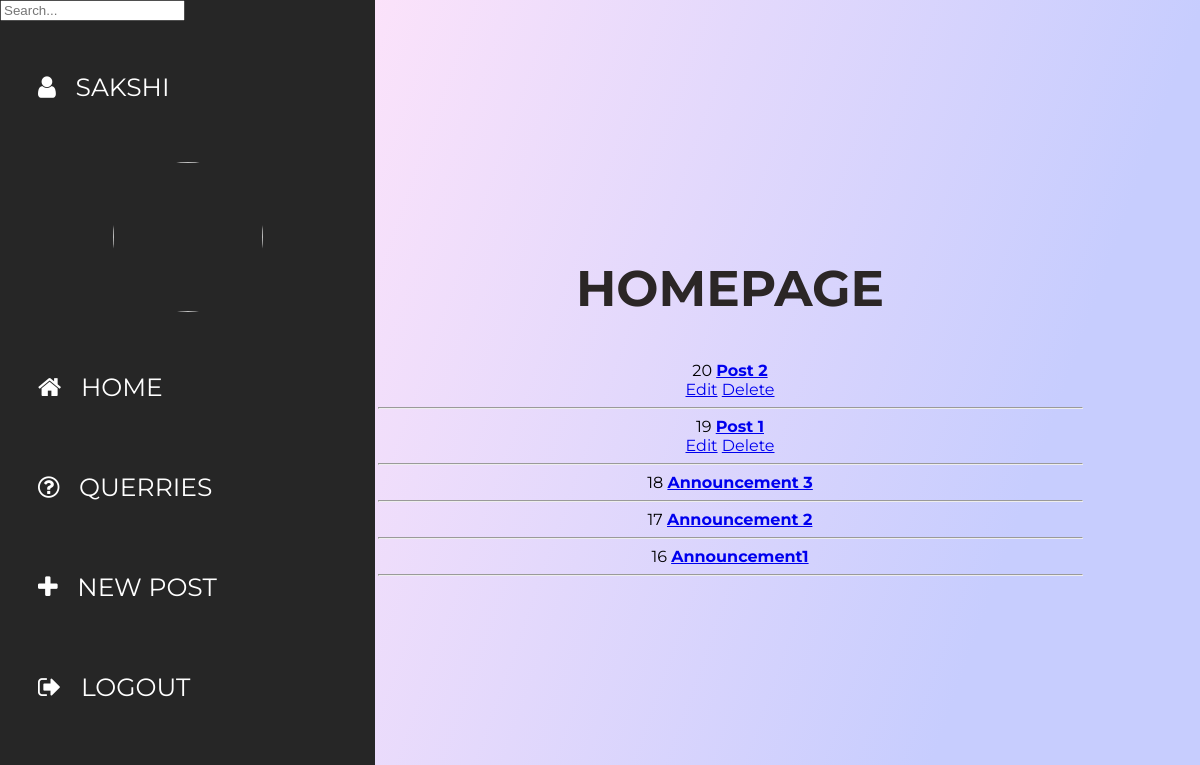
Screenshot of / (signed in) with the database file from the repository.
### home/models.py (models this page shows, shortened)
class Post(models.Model):
    author = models.ForeignKey(User, on_delete=models.CASCADE, null=True)
    title = models.CharField(max_length=200)
    description = models.TextField(null=True, blank=True)
    image = models.ImageField(null=True, blank=True, upload_to='images/')
    created = models.DateTimeField(auto_now_add=True)
    updated = models.DateTimeField(auto_now=True)
    class Meta:
        ordering = ['-updated', '-created']

### home/views.py (the view)
# urls.py: 2. Add a URL to urlpatterns:  path('', views.home, name='home')
@login_required(login_url='login')
def home(request):
    q = request.GET.get('q') if request.GET.get('q') != None else ''
    posts = Post.objects.filter(Q(title__icontains=q) | Q(description__icontains=q))
    return render(request, 'home/home.html', {'posts' : posts})

### home/templates/home/home.html (shortened to what this page needs)
{% extends 'index.html' %}
{% block content %}
<head>
</head>
<div class="wrapper">
    <div class="section">
        <div class="box-area">
            <h2 style="color: #2b2626">Homepage</h2>
            {% for post in posts %}
            {{ post.id }} <b><a href="/post/{{ post.id }}"> {{ post.title }} </a></b><br>
            {% if request.user == post.author %}
            <a href="/update-post/{{ post.id }}">Edit</a>
            <a href="/delete-post/{{ post.id }}">Delete</a> <br>
            {% endif %}
            <hr>
            {% endfor %}
        </div>
    </div>
</div>
{% endblock content %}

### templates/navbar.html (shortened to what this page needs)
<link href="https://cdnjs.cloudflare.com/ajax/libs/font-awesome/4.7.0/css/font-awesome.css" rel="stylesheet">
{% if request.user.is_authenticated %}
<nav>
    <ul>
        <form method="GET" action="{% url 'home' %}">
            <input type="text" , name="q" , placeholder="Search...">
        </form>
        <li>
            <a href="/"><i class="fa fa-user"></i>   {{ request.user.first_name }}</a>
        </li>
        <li class="logo"><img alt=""
                src="https://upload.wikimedia.org/wikipedia/en/a/ae/Devi_Ahilya_Vishwavidyalaya_Logo.png">
        </li>
        <li>
            <a href="/"><i class="fa fa-home"></i>   home</a>
        </li>
        <li>
            <a href="/#"><i class="fa fa-question-circle-o" aria-hidden="true"></i>   querries</a>
        </li>
        {% if request.user.is_staff %}
        <li>
            <a href="/new-post"><i class="fa fa-plus" aria-hidden="true"></i>   new post</a>
        </li>
        {% endif %}
        <li>
            <a href="/logout"><i class="fa fa-sign-out"></i>   Logout</a>
        </li>
    </ul>
</nav>
{% endif %}

### templates/navbar.html (style rules this page uses)
nav ul { margin: 0; padding: 0; height: 100%; width: 375px; position: fixed; top: 0; left: 0; background-color: #262626; }
nav ul li { list-style: none; }
nav ul li a { display: block; font-family: 'Montserrat', sans-serif; text-decoration: none; text-transform: uppercase; font-size: 25px; color: #fff; position: relative; padding: 35px 0 35px 38px; }
nav ul li a:before { content: ''; position: absolute; top: 0px; right: 0px; width: 0%; height: 100%; background: #e3e9f7; border-radius: 40px 0px 0px 40px; z-index: -1; transition: all 300ms ease-in-out; }
.wrapper { margin-left: 260px; }
.section { display: grid; place-items: center; min-height: 100vh; text-align: center; }
.box-area h2 { text-transform: uppercase; font-size: 50px; }
.box-area { width: 75%; }
.logo { width: 150px; height: 150px; border-radius: 50%; overflow: hidden; margin: 25px auto; }
.logo img { width: 100%; }

### rows the page displays
Post: id "20", title "Post 2"
Post: id "19", title "Post 1"
Post: id "18", title "Announcement 3"
Post: id "17", title "Announcement 2"
Post: id "16", title "Announcement1"

### other values shown
{{ request.user.first_name }} "SAKSHI"
